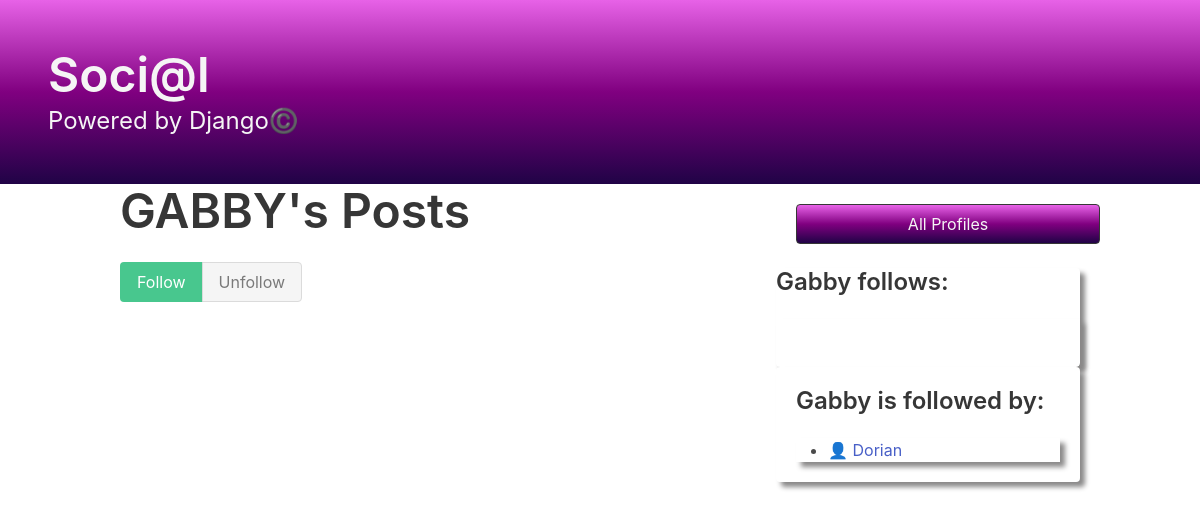
The app's page /profile/1 with its own data.
### dwitter/models.py (models this page shows)
class Profile(models.Model):
    user = models.OneToOneField(User, on_delete=models.CASCADE)
    follows = models.ManyToManyField(
        "self",
        related_name="followed_by",
        symmetrical=False,
        blank=True
    )
    def __str__(self):
        return self.user.username
    user = models.OneToOneField(User, on_delete=models.CASCADE)
    follows = models.ManyToManyField(
        "self",
        related_name="followed_by",
        symmetrical=False,
        blank=True
    )

### dwitter/views.py (the view, shortened to what this page needs)
# urls.py: path("profile/<int:pk>", profile, name="profile"),
def profile(request, pk):
    profile = Profile.objects.get(pk=pk)
    return render(request, "profile.html", {"profile": profile})

### dwitter/templates/profile.html (shortened to what this page needs)
{% extends 'base.html' %}
{% block content %}
<div class="column">
    <div class="block">
    <h1 class="title is-1">
        {{profile.user.username|upper}}'s Posts
    </h1>
    <form method="post">
        <div class="buttons has-addons">
        {% if profile in user.profile.follows.all %}
            <button class="button is-success is-static">Follow</button>
            <button class="button is-danger" name="follow" value="unfollow">
                Unfollow
            </button>
        {% else %}
            <button class="button is-success" name="follow" value="follow">
                Follow
            </button>
            <button class="button is-danger is-static">Unfollow</button>
        {% endif %}
        </div>
    </form>
    </div>
</div>
<div class="column is-one-third">
    <div class="block" box-shadow: 5px 5px 5px rgb(138, 137, 137)>
        <a href="{% url 'dwitter:profile_list' %}">
            <button class="button is-dark is-outlined is-fullwidth" style="background-image:linear-gradient(rgb(231, 98, 231),purple,rgb(32, 3, 70));color:whitesmoke; margin:20px;" >
                All Profiles
            </button>
        </a>
    </div>
    <div class="card" style="box-shadow: 5px 5px 5px rgb(138, 137, 137)">
        <h3 class="title is-4">
            {{profile.user.username}} follows:
        </h3>
        <div class="card-content" style="box-shadow: 5px 5px 5px rgb(138, 137, 137)">
        </div>
    </div>
    <div class="card" style="padding: 20px;box-shadow: 5px 5px 5px rgb(138, 137, 137)">
        <h3 class="title is-4">
            {{profile.user.username}} is followed by:
        </h3>
        <div class="content" style="box-shadow: 5px 5px 5px rgb(138, 137, 137)">
            <ul>
            {% for follower in profile.followed_by.all %}
                <li>
                    <a href="{% url 'dwitter:profile' follower.id %}">
                        👤 {{ follower }}
                    </a>
                </li>
            {% endfor %}
            </ul>
        </div>
    </div>
</div>
{% endblock content %}

### records on screen
Profile: user.username "GABBY", user.username "Gabby"
Profile: user.username "Dorian"
